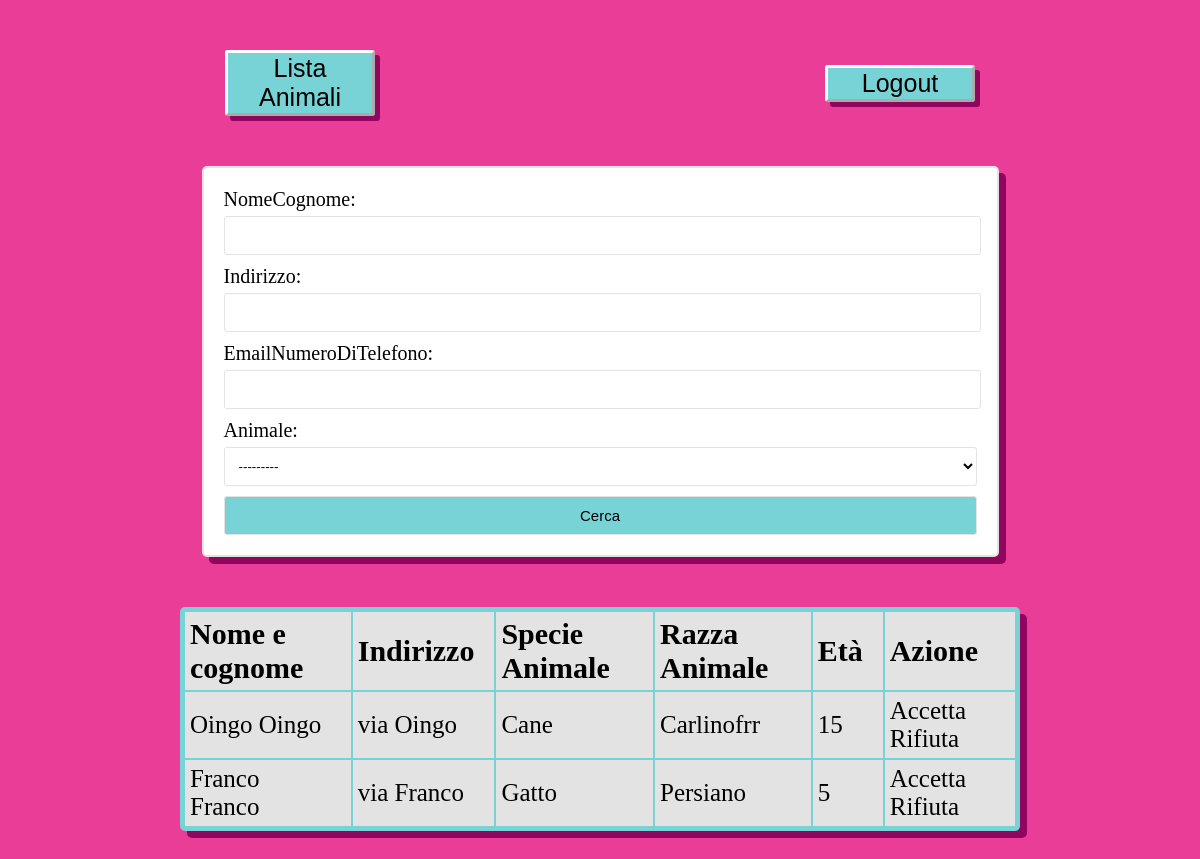
/home_amministratore/ (signed in), run on an earlier commit of the app's database.
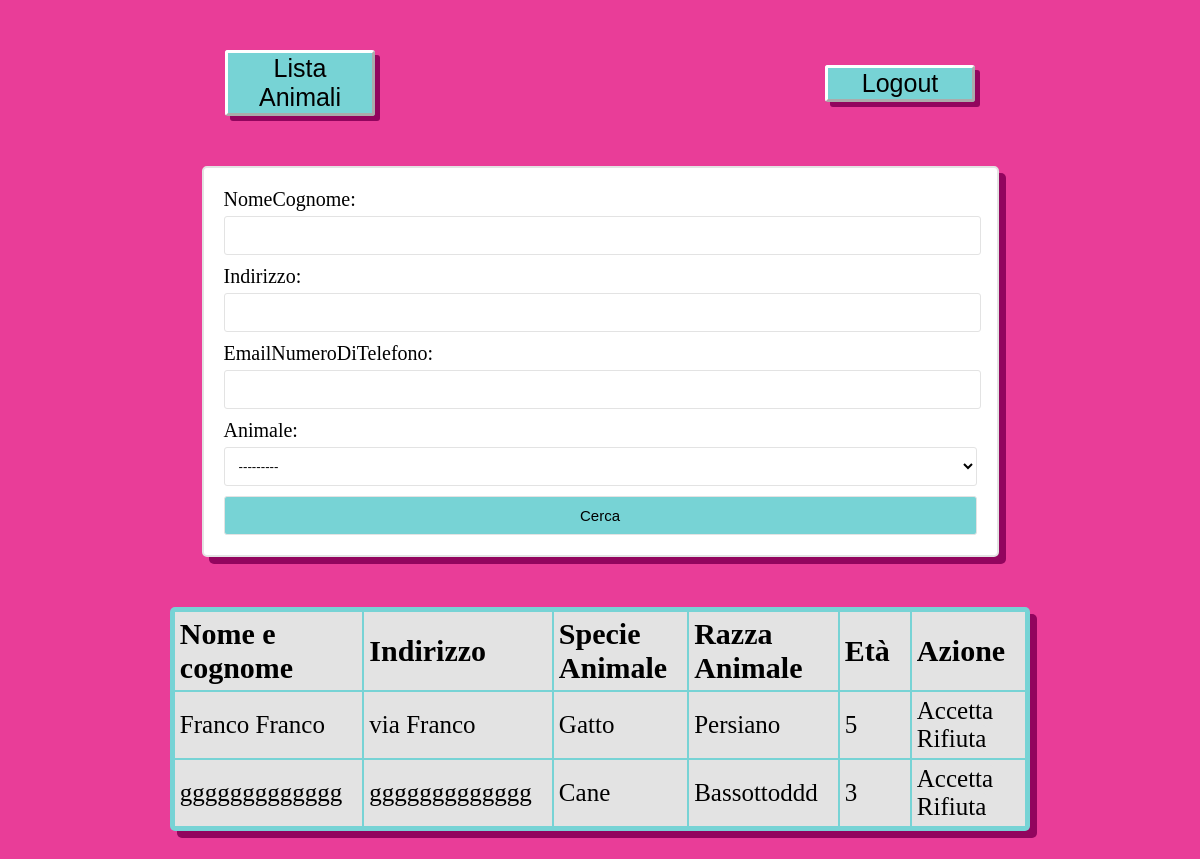
And on a later commit of the database.
### adozione/models.py (models this page shows, shortened)
class RichiestaAdozione(models.Model):
    ID_richiestaAdozione = models.AutoField(primary_key=True)
    utente = models.ForeignKey(User, on_delete=models.PROTECT, null=True, default=0)
    animale = models.ForeignKey(Animale, on_delete=models.CASCADE, null=True, default=1)
    nomeCognome = models.CharField(max_length=320)
    indirizzo = models.CharField(max_length= 400)
    emailNumeroDiTelefono = models.CharField(max_length= 500)
    richiesta = models.CharField(max_length= 400, null=False, default="in attesa")

class Animale(models.Model):
    ID_animale = models.AutoField(primary_key=True)
    specie = models.CharField(max_length=100)
    razza = models.CharField(max_length=50)
    età = models.IntegerField(default=0)
    descrizione = models.CharField(max_length=400)
    def __str__(self):
        return str(self.ID_animale)

### adozione/views.py (the view)
# urls.py: path("home_amministratore/", views.home_amministratore, name="home_amministratore"),
@user_passes_test(lambda u: u.is_superuser, login_url='home')
def home_amministratore(request):
    richieste = RichiestaAdozione.objects.all()
    myFilter = RichesteFilter(request.GET, queryset=richieste)
    richieste = myFilter.qs
    logger.debug("homeAmmm")
    context = {'richieste':richieste, 'myFilter': myFilter}
    return render(request,'home_amministratore.html',context)

### adozione/templates/home_amministratore.html (shortened to what this page needs)
{% load static %}
<!DOCTYPE html>
<html>
    <head>
        <link rel="stylesheet" type="text/css" href="{% static 'styles.css' %}">
    </head>
    <body>
        <div class="navbar">
            <a class="button_link" href="{% url 'lista_animaliAmministratore' %}">
                <button class="pulsante" >Lista Animali</button>
            </a>
            <a class="button_link" href="{% url 'logout' %}">
                <button class="pulsante" >Logout</button>
            </a>
        </div>
        <form id= "form_ricerca" method="get">
            {{myFilter.form}}
            <button class="btn btn-primary" type="submit"> Cerca </button>
        </form>
        <table>
            <thead>
                <th>Nome e cognome</th>
                <th>Indirizzo</th>
                <th>Specie Animale</th>
                <th>Razza Animale</th>
                <th>Età</th>
                <th>Azione</th>
            </thead>
            <tbody>
                {% for richiesta in richieste %}
                <tr id={{richiesta.ID_richiestaAdozione}}>
                    <td>{{ richiesta.nomeCognome }}</td>
                    <td>{{ richiesta.indirizzo }}</td>
                    <td> {{richiesta.animale.specie}}</td>
                    <td> {{richiesta.animale.razza}}</td>
                    <td> {{richiesta.animale.età}}</td>
                    <td>
                        <a href="{% url 'accetta_rifiuta_view' richiesta.ID_richiestaAdozione 'true' %}" class="pulsante pulsante_tabella">Accetta</a>
                        <a href="{% url 'accetta_rifiuta_view' richiesta.ID_richiestaAdozione 'false' %}" class="pulsante pulsante_tabella">Rifiuta</a>
                    </td>
                </tr>
                {% endfor %}
            </tbody>
        </table>
    </body>
</html>

What changed in the data, as far as the page shows it:
removed RichiestaAdozione: nomeCognome "Oingo Oingo", indirizzo "via Oingo", animale.specie "Cane", animale.razza "Carlinofrr", animale.età "15"
added RichiestaAdozione: nomeCognome "ggggggggggggg", indirizzo "ggggggggggggg", animale.specie "Cane", animale.razza "Bassottoddd", animale.età "3"
